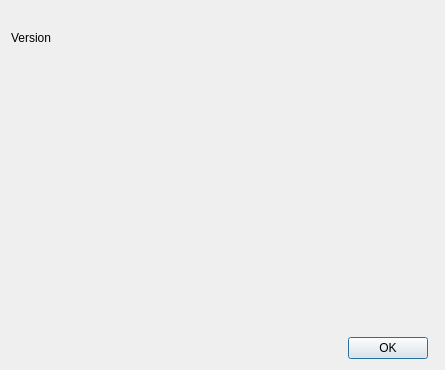
<?xml version="1.0" encoding="UTF-8"?>
<ui version="4.0">
 <class>about</class>
 <widget class="QDialog" name="about">
  <property name="windowModality">
   <enum>Qt::ApplicationModal</enum>
  </property>
  <property name="geometry">
   <rect>
    <x>0</x>
    <y>0</y>
    <width>445</width>
    <height>370</height>
   </rect>
  </property>
  <property name="windowTitle">
   <string>About Aquilldriver</string>
  </property>
  <property name="windowIcon">
   <iconset>
    <normaloff>../../icons/Manuskript/icon-64px.png</normaloff>../../icons/Manuskript/icon-64px.png</iconset>
  </property>
  <layout class="QGridLayout" name="gridLayout">
   <item row="2" column="0" colspan="2">
    <widget class="QLabel" name="labelManuskriptVersion">
     <property name="text">
      <string notr="true">Version</string>
     </property>
     <property name="textInteractionFlags">
      <set>Qt::LinksAccessibleByMouse|Qt::TextSelectableByMouse</set>
     </property>
    </widget>
   </item>
   <item row="5" column="0">
    <spacer name="verticalSpacer">
     <property name="orientation">
      <enum>Qt::Vertical</enum>
     </property>
     <property name="sizeHint" stdset="0">
      <size>
       <width>20</width>
       <height>40</height>
      </size>
     </property>
    </spacer>
   </item>
   <item row="0" column="0" colspan="2">
    <widget class="QLabel" name="labelLogo">
     <property name="toolTip">
      <string>Manuskript</string>
     </property>
     <property name="text">
      <string/>
     </property>
     <property name="pixmap">
      <pixmap>../../icons/Manuskript/logo-400x104.png</pixmap>
     </property>
    </widget>
   </item>
<!--   <item row="4" column="0">-->
<!--    <widget class="QLabel" name="labelSoftwareVersion">-->
<!--     <property name="text">-->
<!--      <string notr="true">Software Versions in Use:</string>-->
<!--     </property>-->
<!--     <property name="alignment">-->
<!--      <set>Qt::AlignLeading|Qt::AlignLeft|Qt::AlignTop</set>-->
<!--     </property>-->
<!--     <property name="textInteractionFlags">-->
<!--      <set>Qt::LinksAccessibleByMouse|Qt::TextSelectableByMouse</set>-->
<!--     </property>-->
<!--    </widget>-->
<!--   </item>-->
   <item row="7" column="0">
    <widget class="QDialogButtonBox" name="buttonBox">
     <property name="orientation">
      <enum>Qt::Horizontal</enum>
     </property>
     <property name="standardButtons">
      <set>QDialogButtonBox::Ok</set>
     </property>
    </widget>
   </item>
  </layout>
 </widget>
 <resources/>
 <connections>
  <connection>
   <sender>buttonBox</sender>
   <signal>accepted()</signal>
   <receiver>about</receiver>
   <slot>accept()</slot>
   <hints>
    <hint type="sourcelabel">
     <x>248</x>
     <y>254</y>
    </hint>
    <hint type="destinationlabel">
     <x>157</x>
     <y>274</y>
    </hint>
   </hints>
  </connection>
 </connections>
</ui>
